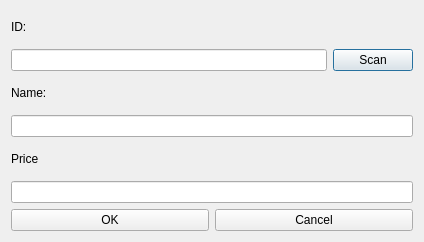
<?xml version="1.0" encoding="UTF-8"?>
<ui version="4.0">
 <class>ProductAddDialog</class>
 <widget class="QDialog" name="ProductAddDialog">
  <property name="geometry">
   <rect>
    <x>0</x>
    <y>0</y>
    <width>424</width>
    <height>242</height>
   </rect>
  </property>
  <property name="windowTitle">
   <string>Dialog</string>
  </property>
  <layout class="QVBoxLayout" name="verticalLayout">
   <item>
    <widget class="QLabel" name="label">
     <property name="text">
      <string>ID:</string>
     </property>
    </widget>
   </item>
   <item>
    <layout class="QHBoxLayout" name="horizontalLayout">
     <item>
      <widget class="QLineEdit" name="idEdit"/>
     </item>
     <item>
      <widget class="QPushButton" name="scanButton">
       <property name="text">
        <string>Scan</string>
       </property>
      </widget>
     </item>
    </layout>
   </item>
   <item>
    <widget class="QLabel" name="label_2">
     <property name="text">
      <string>Name:</string>
     </property>
    </widget>
   </item>
   <item>
    <widget class="QLineEdit" name="nameEdit"/>
   </item>
   <item>
    <widget class="QLabel" name="label_3">
     <property name="text">
      <string>Price</string>
     </property>
    </widget>
   </item>
   <item>
    <widget class="QLineEdit" name="priceEdit"/>
   </item>
   <item>
    <layout class="QHBoxLayout" name="horizontalLayout_2">
     <item>
      <widget class="QPushButton" name="okButton">
       <property name="text">
        <string>OK</string>
       </property>
      </widget>
     </item>
     <item>
      <widget class="QPushButton" name="cancelButton">
       <property name="text">
        <string>Cancel</string>
       </property>
      </widget>
     </item>
    </layout>
   </item>
  </layout>
 </widget>
 <resources/>
 <connections/>
</ui>
